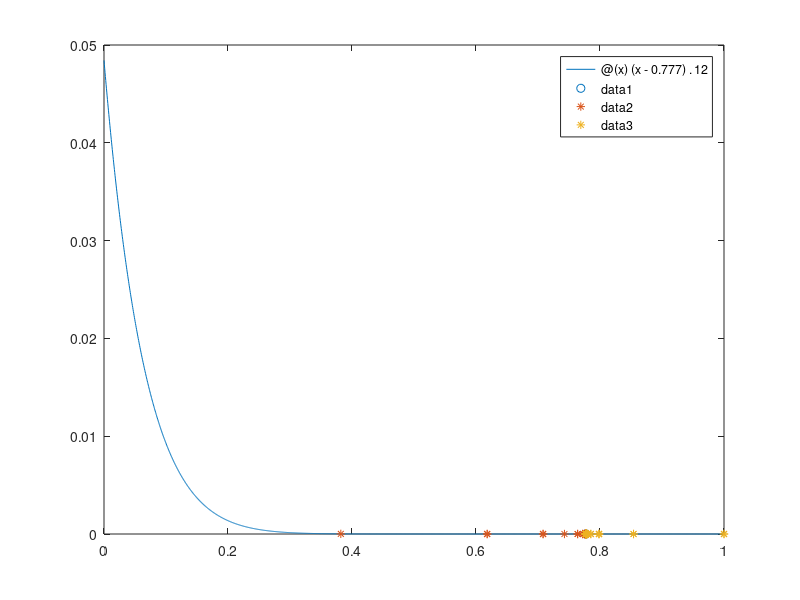

This chart was generated by the following MATLAB code:
function lab2()
    %FX = @(x) (cos(power(x,5) - x + 3 + power(2, 1/3)) + atan( (power(x,3) - 5 * sqrt(2)*x - 4) / (sqrt(6)*x + sqrt(x)) ) + 1.8);
    FX = @(x) (x-0.777).^12;
    clc();

    
    
    a = 0;
    b = 1;

    start_a = a;
    start_b = b;

    epsilon = 0.000001;


    plot_a_x = [];
    plot_a_y = [];
    plot_b_x = [];
    plot_b_y = [];


    tau = (sqrt(5) - 1) / 2;
    l = b - a;

    x1 = b - tau * l;
    x2 = a + tau * l;
    f1 = FX(x1);
    f2 = FX(x2);

    N = 2;

    while 1
        if l > 2 * epsilon
            
            if f1 <= f2
                b = x2;
                l = b - a;
                x2 = x1;
                f2 = f1;
                x1 = b - tau * l;
                f1 = FX(x1);
            else
                a = x1;
                l = b - a;
                x1 = x2;
                f1 = f2;
                x2 = a + tau * l;
                f2 = FX(x2);
            end

            N = N + 1;

            fprintf('N %d a %.10f x1 %.10f x2 %.10f b %.10f\n',N, a, x1, x2, b);

            plot_a_x(end+1) = a;
            plot_a_y(end+1) = FX(a);
            plot_b_x(end+1) = b;
            plot_b_y(end+1) = FX(b);
            
        else
            break
        end

    end

    res_x = (a + b) / 2;
    N = N + 1;
    res_fx= FX(res_x);

    fprintf('N %d eps %.10f x* %.10f fx*  %.10f\n', N, epsilon, res_x, res_fx);
    

    %plot(plot_x, plot_fx, res_x, res_fx, 'o', plot_a_x, plot_a_y, '*', plot_b_x, plot_b_y, '*');
    fplot(FX, [start_a, start_b]);
    hold on;
    scatter(res_x, res_fx);
    hold on;
    plot(plot_a_x, plot_a_y, '*', plot_b_x, plot_b_y, '*');
    